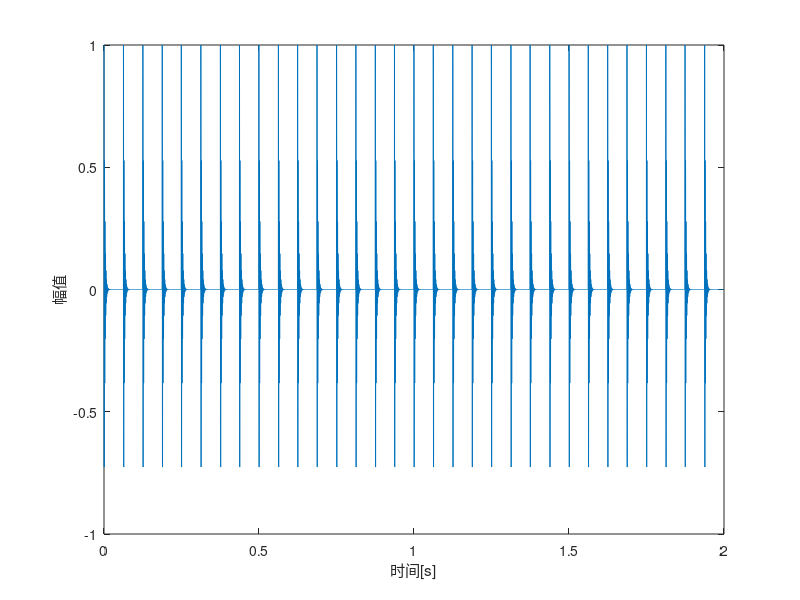
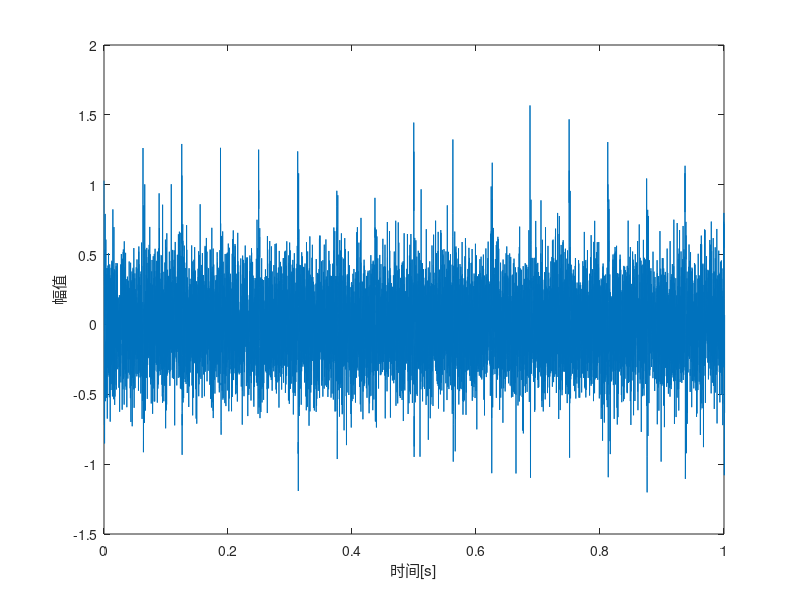
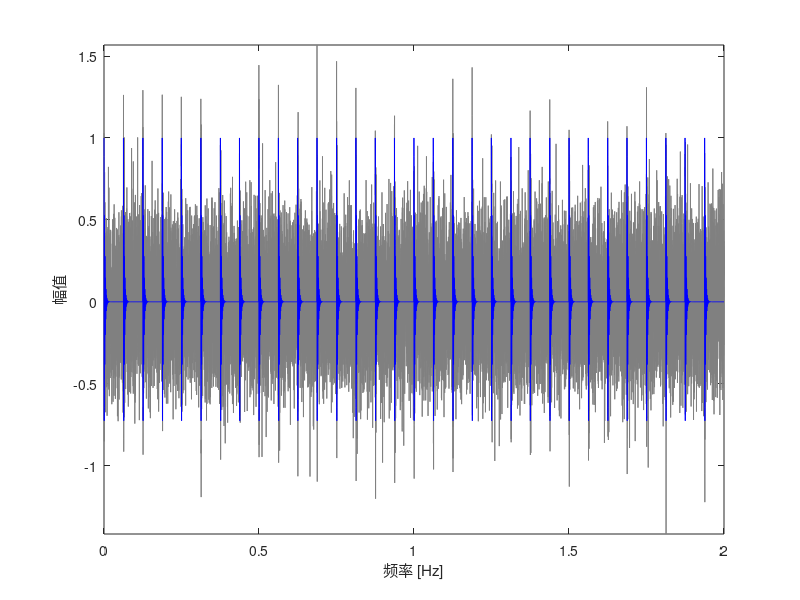
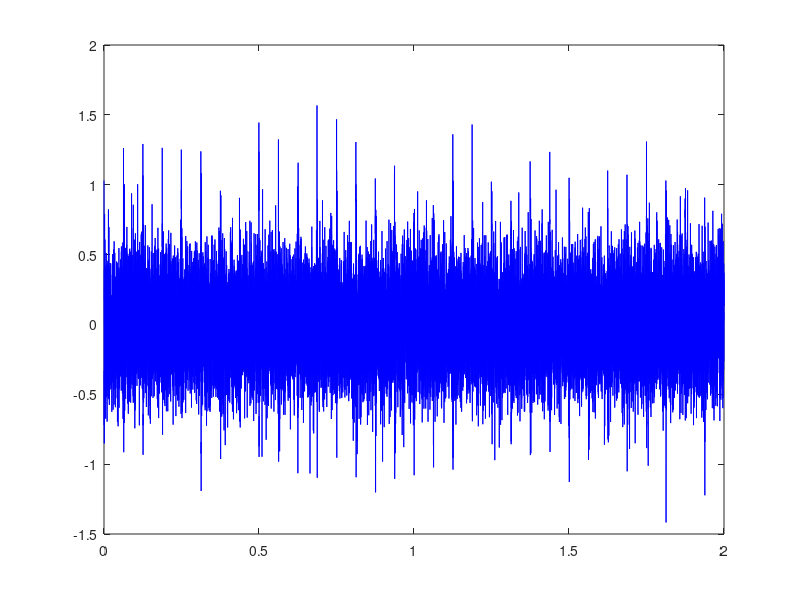

The MATLAB source for these figures, in order: (Note: this script raises an error after producing the figures.)
%% Slip_Simulated_Signal_Analysis

clear
close all
clc

%% Two fault modes with common resonant frequency
fr1=3;  % convolution freq.
a1=1;    % amplitude for sig1;
fn1=625; % resonant freq.
zeta=400; % decaying rate
T1=1/16;  % fault frequency for sig1;
fs=10000;  % sampling freq.

% Generating the signal
t1=0:1/fs:T1;
sig_1=(a1*exp(-zeta*t1).*cos(2*pi*fn1*t1));  % single impulse

t=0:1/fs:2;
sig0=zeros(size(t));
for i=1:fix(t(end)/T1)
    if i==1 || i==fix(t(end)/T1)
        inde=max(find(t<=T1*(i-1)));
    else
        inde=max(find(t<=T1*(i-1)+(rand(1)-0.5)*2*1/100*T1));
%         inde=max(find(t<=T1*(i-1)+dd(mod(round(rand(1)*10),3)+1)*13/100*T1));
%         inde=max(find(t<=T1*(i-1)+dd(randperm(3,1))*0.75/100*T1));
    end
    sig0(inde:inde+length(sig_1)-1)=sig_1;
end
% sig1=(cos(2*pi*fr1*t)+1).*sig0;  % fault signal 1
sig1=sig0;

figure,plot(t,sig1)
xlabel('时间[s]')
ylabel('幅值')
% title('故障特征信号')
% xlim([0,1])

sig=awgn(sig1,-8,'measured');
figure,plot(t,sig)
xlabel('时间[s]')
ylabel('幅值')
xlim([0,1])
% title('故障特征信号')

figure,plot(t,sig,'color',0.5*[1 1 1])
hold on
plot(t,sig1,'b-')
axis tight
xlim([0 2])
xlabel('time [s]'),ylabel('Amplitude')
% frequency analysis
pp=abs(fft(sig))/length(sig)*2;
pp(1)=0;
ff=(0:length(pp)-1)/length(pp)*fs;
n1=floor(length(pp)/2);
% figure,plot(ff(1:n1),pp(1:n1),'b')
%  xlim([400 1000])
xlabel('频率 [Hz]'),ylabel('幅值')
x=sig;

t=t(1:length(t)-1);
x=x(1:length(x)-1);
figure,plot(t,x,'b')

%% TQWT test
Q = 3; r = 3; J = 15;     % High Q-factor wavelet transform
N=200;
w = tqwt(x,Q,r,J);              % TQWT
y = itqwt(w,Q,r,length(x));             % Inverse TQWT
figure,plot(x,'b');
hold on
plot(y,'r--');
plot(y-x,'g')

J1 = 1; J2 = J;
figure, clf
PlotWavelets(N,Q,r,J1,J2);
figure,
PlotFreqResps(Q, r, J)


%% TQWT denoising
xzero=zeros(size(x));
soft = @(x, T) max(1 - T./abs(x), 0) .* x;
N=length(x);
Q = 3; r = 3; J = 15; % High Q-factor wavelet transform
%  J=min(15,floor(jisuandezuida));
[wlets, now] = ComputeWavelets(N,Q,r,J,'radix2');
w = tqwt(x,Q,r,J);              % TQWT
wzero = tqwt(xzero,Q,r,J);      %follow sig

norm_w=w{1}/now(1);      %guiyihua
for i=2:length(now);
    norm_w=[norm_w(:);w{i}(:)/now(i)];
end

thres=mean(norm_w)+std(norm_w)*2.5;

for i=1:length(now)
    wzero{i}=soft(w{i},thres*now(i));
end 
y = itqwt(wzero,Q,r,length(x));  
                                  %figure,plot(y)      reconstrust sig
                                  %figure,plot(sig0(1:length(y)),'b')
figure(1),hold on,plot(y,'b--')
% set(gca,'ytick',[])  %隐去y轴坐标值
%  set(gca,'xtick',[])  %隐去x轴坐标值

blp=abs(fft(abs(hilbert(y))))/length(y)*2;
                                  %figure,plot(blp)
blp(1)=0;
pl=(0:length(y)-1)/length(y)*fs;
figure,plot(pl(1:round(length(y)/2)),blp(1:round(length(y)/2)),'b')
% xlim([0,500])
% set(gca,'ytick',[])  %隐去y轴坐标值
%  set(gca,'xtick',[])  %隐去x轴坐标值
